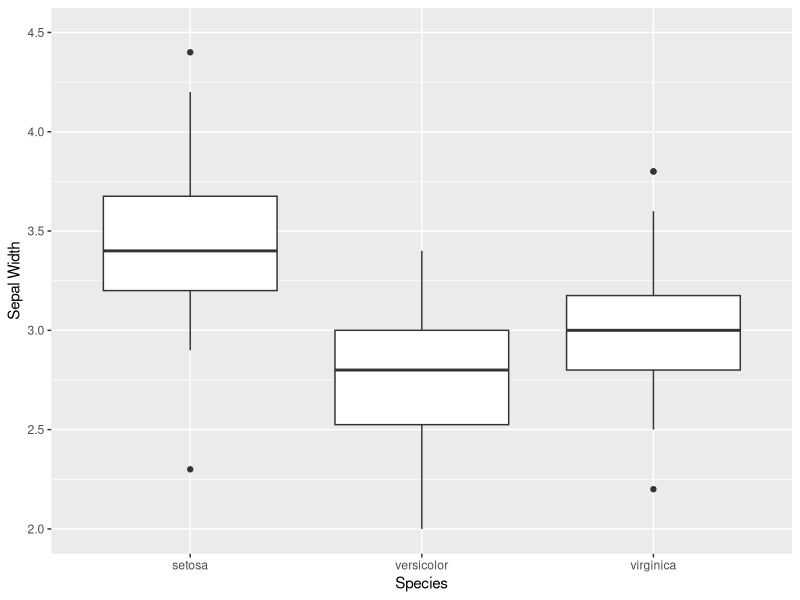

The R source for this figure:
# Charger la bibliothèque ggplot2
  library(ggplot2)
  
  # Créer le graphique de boîte à moustaches avec une plage d'axe y modifiée
  ggplot(iris, aes(x = Species, y = Sepal.Width)) +
    geom_boxplot() +  # Ajouter un graphique de boîte à moustaches
    labs(x = "Species", y = "Sepal Width") +  # Ajouter des étiquettes d'axes
    ylim(2, 4.5)  # Modifier la plage de l'axe des ordonnées